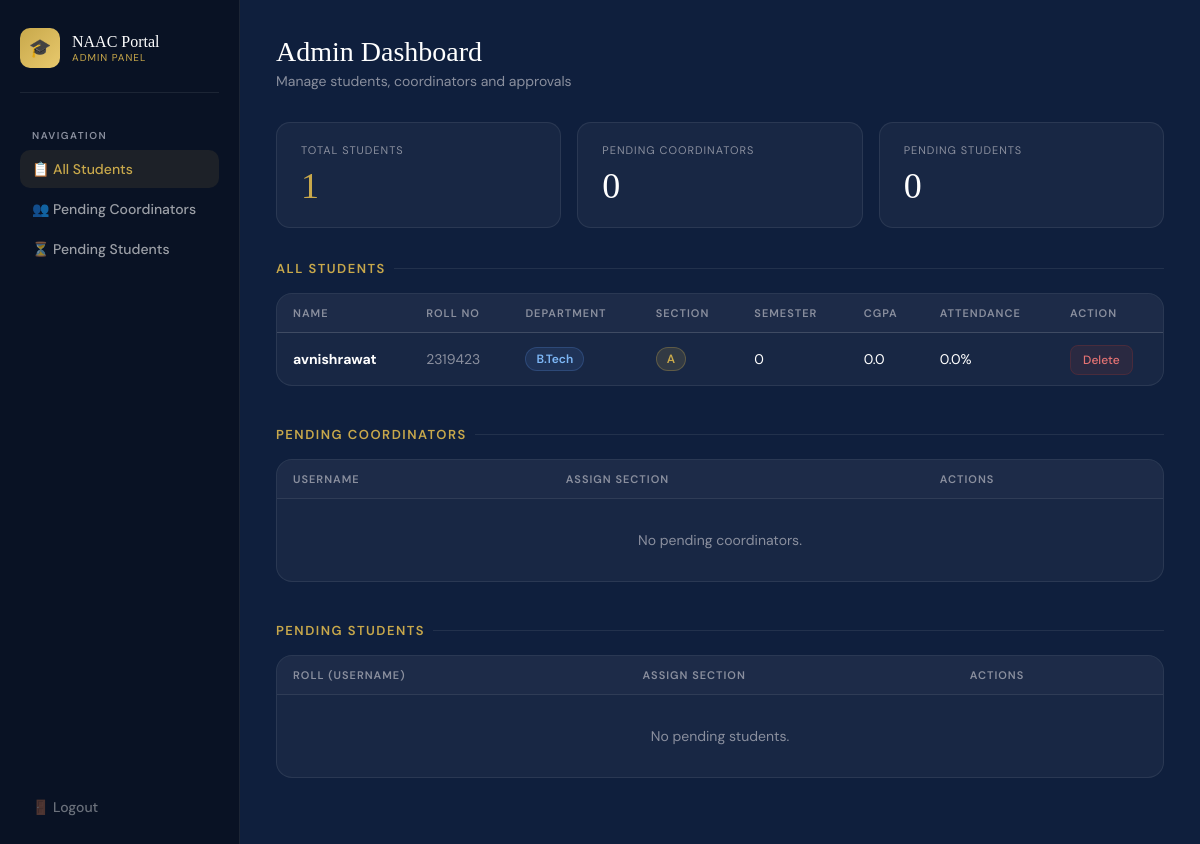
Page /admin (signed in) on the earlier database version.
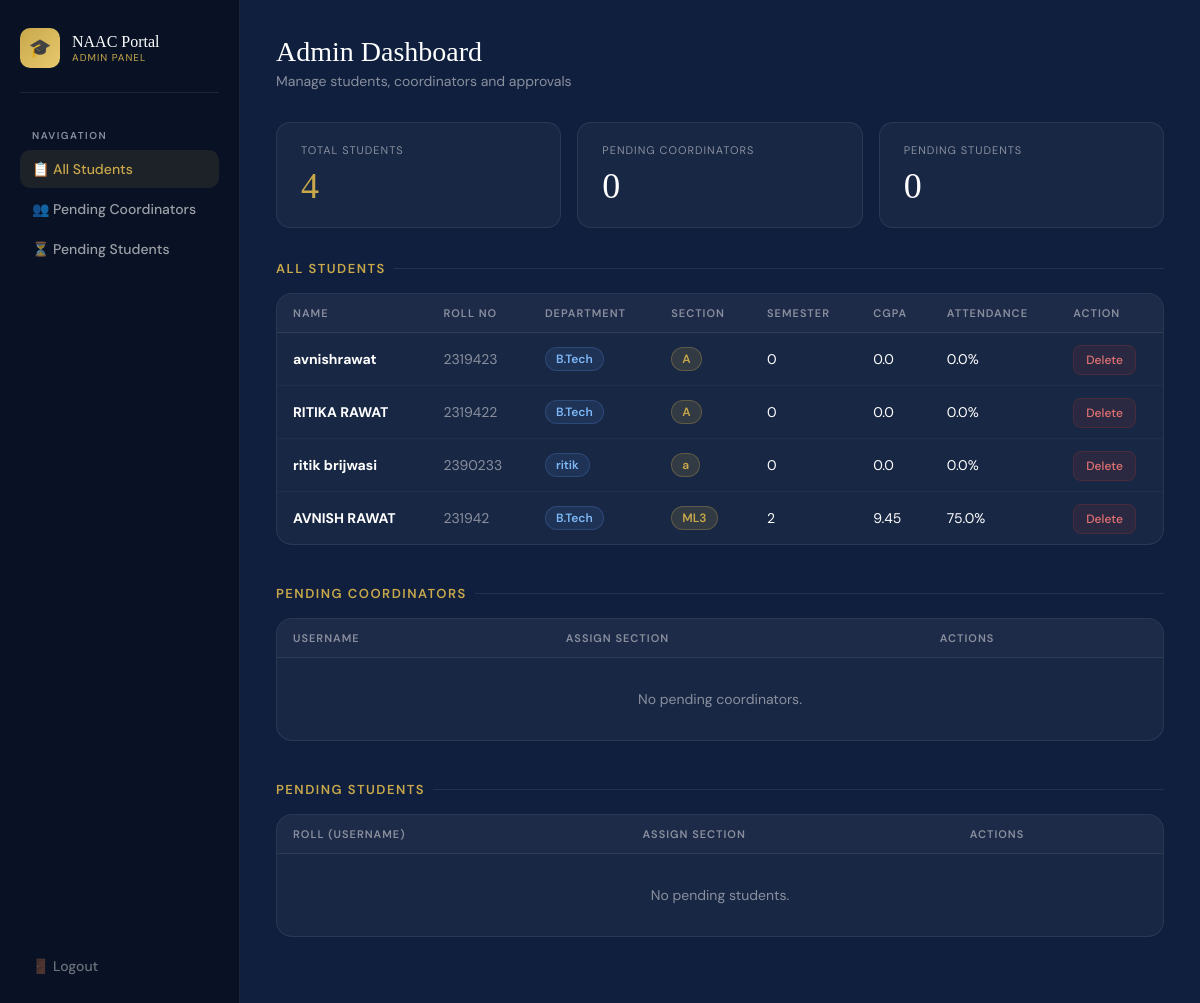
Same page on the later database version.
### tables this page shows
CREATE TABLE students (
    id INTEGER PRIMARY KEY AUTOINCREMENT,
    name TEXT NOT NULL,
    roll_no TEXT NOT NULL UNIQUE,
    department TEXT NOT NULL,
    semester INTEGER,
    cgpa REAL,
    attendance REAL
, section TEXT, profile_pic TEXT);

### app.py (the view)
@app.route("/admin")
def admin():
    if session.get("role") != "admin":
        return redirect("/")
    conn = get_db()
    students = conn.execute("SELECT * FROM students ").fetchall()
    pending_students = conn.execute(
        "SELECT * FROM users WHERE role='student' AND approved=0"
    ).fetchall()
    pending_coordinators = conn.execute(
        "SELECT * FROM users WHERE role='coordinator' AND approved=0"
    ).fetchall()
    conn.close()
    return render_template("admin.html",
                           students=students,
                           pending_students=pending_students,
                           pending=pending_coordinators)

### app.py (called while the page is built)
def get_db():
    conn = sqlite3.connect("database.db", timeout=10)
    conn.row_factory = sqlite3.Row
    conn.execute(
        "CREATE TABLE IF NOT EXISTS coordinators ("
        "id INTEGER PRIMARY KEY AUTOINCREMENT,"
        "name TEXT,"
        "username TEXT UNIQUE,"
        "department TEXT,"
        "section TEXT"
        ")"
    )
    conn.execute(
        "CREATE TABLE IF NOT EXISTS certificates ("
        "id INTEGER PRIMARY KEY AUTOINCREMENT,"
        "student_name TEXT,"
        "roll_no TEXT,"
        "section TEXT,"
        "category TEXT,"
        "file_name TEXT,"
        "status TEXT"
        ")"
    )
    try:
        conn.execute("ALTER TABLE certificates ADD COLUMN category TEXT")
    except sqlite3.OperationalError:
        pass
    conn.commit()
    return conn

### templates/admin.html (shortened to what this page needs)
<!DOCTYPE html>
<html lang="en">
<head>
</head>
<body>
<div class="sidebar">
    <div class="sidebar-logo">
        <div class="logo-icon">🎓</div>
        <div>
            <div class="logo-text">NAAC Portal</div>
            <div class="logo-sub">Admin Panel</div>
        </div>
    </div>
    <div class="nav-label">Navigation</div>
    <a href="#students" class="nav-link active">📋 All Students</a>
    <a href="#coordinators" class="nav-link">👥 Pending Coordinators</a>
    <a href="#pending" class="nav-link">⏳ Pending Students</a>
    <div class="sidebar-bottom">
        <a href="/logout" class="logout-btn">🚪 Logout</a>
    </div>
</div>
<div class="main">
    <div class="page-header">
        <div class="page-title">Admin Dashboard</div>
        <div class="page-sub">Manage students, coordinators and approvals</div>
    </div>
    <div class="stats-row">
        <div class="stat-card">
            <div class="stat-label">Total Students</div>
            <div class="stat-value stat-accent">{{ students|length }}</div>
        </div>
        <div class="stat-card">
            <div class="stat-label">Pending Coordinators</div>
            <div class="stat-value">{{ pending|length }}</div>
        </div>
        <div class="stat-card">
            <div class="stat-label">Pending Students</div>
            <div class="stat-value">{{ pending_students|length }}</div>
        </div>
    </div>
    <div class="section" id="students">
        <div class="section-title">All Students</div>
        <div class="card">
            <table>
                <thead>
                    <tr>
                        <th>Name</th>
                        <th>Roll No</th>
                        <th>Department</th>
                        <th>Section</th>
                        <th>Semester</th>
                        <th>CGPA</th>
                        <th>Attendance</th>
                        <th>Action</th>
                    </tr>
                </thead>
                <tbody>
                    {% if students %}
                        {% for student in students %}
                        <tr>
                            <td><strong>{{ student["name"] }}</strong></td>
                            <td style="color: var(--gray);">{{ student["roll_no"] }}</td>
                            <td><span class="badge badge-dept">{{ student["department"] }}</span></td>
                            <td><span class="badge badge-section">{{ student["section"] or "—" }}</span></td>
                            <td>{{ student["semester"] }}</td>
                            <td>{{ student["cgpa"] }}</td>
                            <td>{{ student["attendance"] }}%</td>
                            <td><a href="/delete/{{ student['id'] }}" class="btn-delete">Delete</a></td>
                        </tr>
                        {% endfor %}
                    {% else %}
                        <tr class="empty-row"><td colspan="8">No students registered yet.</td></tr>
                    {% endif %}
                </tbody>
            </table>
        </div>
    </div>
    <div class="section" id="coordinators">
        <div class="section-title">Pending Coordinators</div>
        <div class="card">
            <table>
                <thead>
                    <tr>
                        <th>Username</th>
                        <th>Assign Section</th>
                        <th>Actions</th>
                    </tr>
                </thead>
                <tbody>
                    {% if pending %}
                        {% for user in pending %}
                        <tr>
                            <td><strong>{{ user["username"] }}</strong></td>
                            <td>
                                <form method="POST" action="/approve_coordinator/{{ user['id'] }}" class="approve-form">
                                    <input type="text" name="section" placeholder="A/B/C" class="section-input" required>
                                    <button type="submit" class="btn-approve">Approve</button>
                                    <a href="/reject_coordinator/{{ user['id'] }}" class="btn-reject">Reject</a>
                                </form>
                            </td>
                            <td></td>
                        </tr>
                        {% endfor %}
                    {% else %}
                        <tr class="empty-row"><td colspan="3">No pending coordinators.</td></tr>
                    {% endif %}
                </tbody>
            </table>
        </div>
    </div>
    <div class="section" id="pending">
        <div class="section-title">Pending Students</div>
        <div class="card">
            <table>
                <thead>
                    <tr>
                        <th>Roll (Username)</th>
                        <th>Assign Section</th>
                        <th>Actions</th>
                    </tr>
                </thead>
                <tbody>
                    {% if pending_students %}
                        {% for user in pending_students %}
                        <tr>
                            <td><strong>{{ user["username"] }}</strong></td>
                            <td>
                                <form method="POST" action="/approve_student/{{ user['id'] }}" class="approve-form">
                                    <input type="text" name="section" placeholder="A/B/C" class="section-input" required>
                                    <button type="submit" class="btn-approve">Approve</button>
                                    <a href="/reject_student/{{ user['id'] }}" class="btn-reject">Reject</a>
                                </form>
                            </td>
                            <td></td>
                        </tr>
                        {% endfor %}
                    {% else %}
                        <tr class="empty-row"><td colspan="3">No pending students.</td></tr>
                    {% endif %}
                </tbody>
            </table>
        </div>
    </div>
</div>
</body>
</html>

### templates/admin.html (style rules this page uses)
*, *::before, *::after { box-sizing: border-box; margin: 0; padding: 0; }
:root { --navy: #0f1f3d; --navy-light: #162d52; --accent: #c8a84b; --accent-light: #e8c96d; --white: #ffffff; --offwhite: #f0f2f8; --gray: #8a8f9e; --border: rgba(255,255,255,0.08); --card-bg: rgba(255,255,255,0.04); --success: #2e7d52; --error: #c0392b; }
body { font-family: 'DM Sans', sans-serif; background: var(--navy); color: var(--white); min-height: 100vh; }
.sidebar { position: fixed; top: 0; left: 0; bottom: 0; width: 240px; background: rgba(10,18,35,0.95); border-right: 1px solid var(--border); padding: 28px 20px; display: flex; flex-direction: column; backdrop-filter: blur(20px); z-index: 100; }
.sidebar-logo { display: flex; align-items: center; gap: 12px; margin-bottom: 36px; padding-bottom: 24px; border-bottom: 1px solid var(--border); }
.logo-icon { width: 40px; height: 40px; background: linear-gradient(135deg, var(--accent), var(--accent-light)); border-radius: 10px; display: flex; align-items: center; justify-content: center; font-size: 18px; flex-shrink: 0; }
.logo-text { font-family: 'Playfair Display', serif; font-size: 16px; line-height: 1.2; }
.logo-sub { font-size: 10px; color: var(--accent); letter-spacing: 1px; text-transform: uppercase; }
.nav-label { font-size: 10px; font-weight: 600; color: var(--gray); letter-spacing: 1.5px; text-transform: uppercase; margin-bottom: 8px; padding-left: 12px; }
.nav-link { display: flex; align-items: center; gap: 10px; padding: 10px 12px; border-radius: 10px; color: rgba(255,255,255,0.6); text-decoration: none; font-size: 14px; font-weight: 500; margin-bottom: 2px; transition: all 0.2s; }
.nav-link:hover, .nav-link.active { background: rgba(200,168,75,0.1); color: var(--accent); }
.sidebar-bottom { margin-top: auto; }
.logout-btn { display: flex; align-items: center; gap: 10px; padding: 10px 12px; border-radius: 10px; color: rgba(255,255,255,0.4); text-decoration: none; font-size: 14px; font-weight: 500; transition: all 0.2s; }
.main { margin-left: 240px; padding: 36px; min-height: 100vh; }
.page-header { margin-bottom: 32px; }
.page-title { font-family: 'Playfair Display', serif; font-size: 28px; }
.page-sub { font-size: 14px; color: var(--gray); margin-top: 4px; }
.section { margin-bottom: 40px; }
.section-title { font-size: 13px; font-weight: 600; color: var(--accent); letter-spacing: 1.5px; text-transform: uppercase; margin-bottom: 16px; display: flex; align-items: center; gap: 8px; }
.section-title::after { content: ''; flex: 1; height: 1px; background: var(--border); }
.card { background: var(--card-bg); border: 1px solid var(--border); border-radius: 16px; overflow: hidden; }
table { width: 100%; border-collapse: collapse; }
th { padding: 12px 16px; text-align: left; font-size: 11px; font-weight: 600; color: var(--gray); letter-spacing: 1px; text-transform: uppercase; border-bottom: 1px solid var(--border); background: rgba(255,255,255,0.02); }
td { padding: 14px 16px; font-size: 14px; border-bottom: 1px solid rgba(255,255,255,0.04); }
tr:last-child td { border-bottom: none; }
.empty-row td { color: var(--gray); text-align: center; padding: 32px; }
.badge { display: inline-block; padding: 3px 10px; border-radius: 20px; font-size: 12px; font-weight: 600; }
.badge-section { background: rgba(200,168,75,0.15); color: var(--accent); border: 1px solid rgba(200,168,75,0.3); }
.badge-dept { background: rgba(100,160,255,0.1); color: #7eb8f7; border: 1px solid rgba(100,160,255,0.2); }
.btn-delete { padding: 6px 12px; background: rgba(192,57,43,0.1); border: 1px solid rgba(192,57,43,0.2); border-radius: 8px; color: #e57373; font-size: 12px; text-decoration: none; font-weight: 500; transition: background 0.2s; }
.stats-row { display: grid; grid-template-columns: repeat(3, 1fr); gap: 16px; margin-bottom: 32px; }
.stat-card { background: var(--card-bg); border: 1px solid var(--border); border-radius: 14px; padding: 20px 24px; }
.stat-label { font-size: 11px; color: var(--gray); letter-spacing: 1px; text-transform: uppercase; margin-bottom: 8px; }
.stat-value { font-family: 'Playfair Display', serif; font-size: 36px; color: var(--white); }
.stat-accent { color: var(--accent); }

Differences in the rows shown:
added students: name "RITIKA RAWAT", roll_no "2319422", department "B.Tech", section "A", semester "0", cgpa "0.0", attendance "0.0"
added students: name "ritik brijwasi", roll_no "2390233", department "ritik", section "a", semester "0", cgpa "0.0", attendance "0.0"
added students: name "AVNISH RAWAT", roll_no "231942", department "B.Tech", section "ML3", semester "2", cgpa "9.45", attendance "75.0"
Other differences:
{{ students|length }}: "1" → "4"
